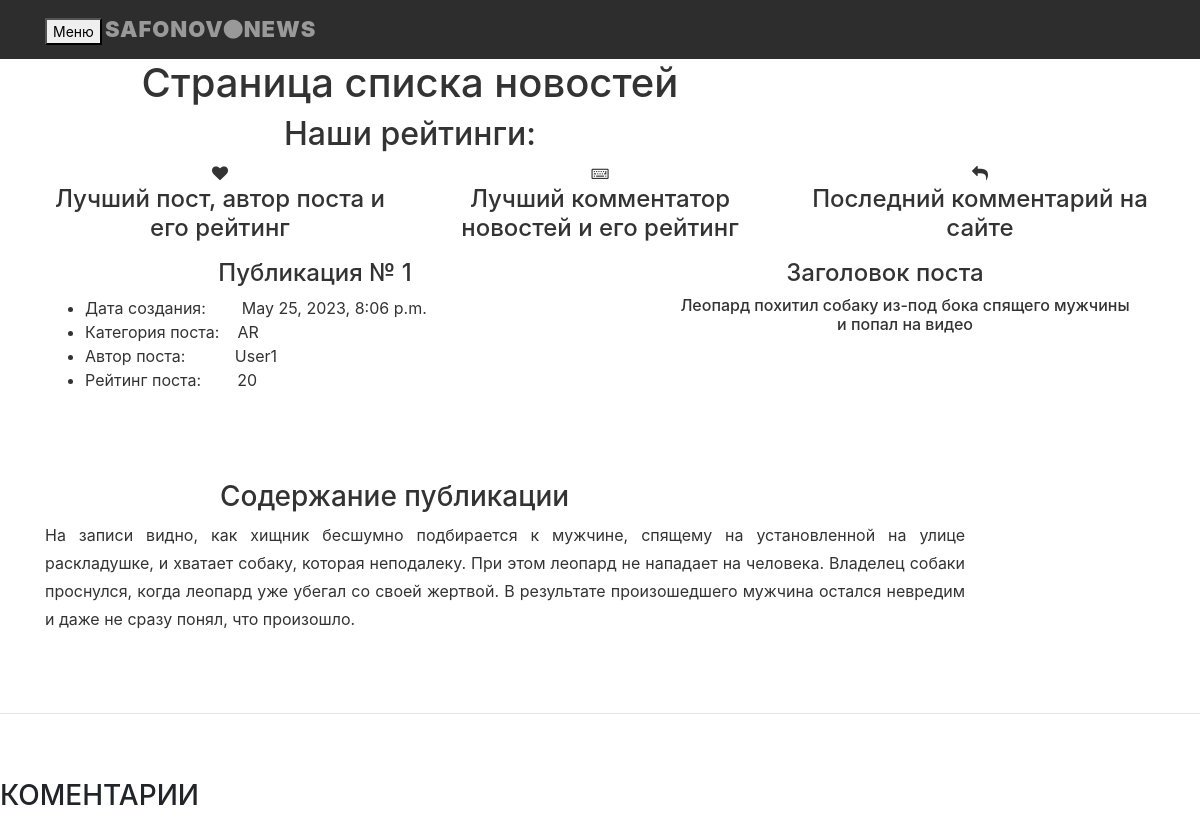
The app's page /post/1/ with its own data.
### news/models.py (models this page shows, shortened)
class Post(models.Model):
    author = models.ForeignKey(Author, on_delete=models.CASCADE)
    categoryType = models.CharField(max_length=20, choices=CATEGORY_CHOISES, default=ARTICLE)
    dataCreations = models.DateTimeField(auto_now_add=True)
    postCategory = models.ManyToManyField(Category, through='PostCategory')
    title = models.CharField(max_length=128)
    text = models.TextField()
    rating = models.SmallIntegerField(default=0)

class Author(models.Model):
    authorUser = models.OneToOneField(User, on_delete=models.CASCADE)
    ratingAuthor = models.SmallIntegerField(default=0)
    def __str__(self):
        return f"{self.authorUser}"

### news/views.py (the view)
# urls.py: path('post/<int:pk>/', PostDetail.as_view()),
class PostDetail(View):
    def get(self, request, pk):
        ps = Post.objects.get(id=pk)
        return render(request, "news/posts.html", {'ps':ps})

### news/templates/news/posts.html (shortened to what this page needs)
{% extends 'news/default.html' %}
{% load static %}
{% block MyCss %}
<link rel="stylesheet" href="{% static 'css/base.css' %}">
<link rel="stylesheet" href="{% static 'css/bootstrap.min.css' %}">
<link rel="stylesheet" href="{% static 'css/font-awesome.min.css' %}">
{% endblock %}
{% block MyContent %}
<div class="navbar navbar-inverse navbar-fixed-top">
    <div class="container">
      <div class="navbar-header">
         <button type="button" class="navbar-toggle" data-toggle="collapse" data-target="#collapseMenu">
          <span class="icon-bar">Меню</span>
        </button>
        <a class="navbar-brand" href="http://127.0.0.1:8000/">SAFONOV<i class="fa fa-circle"></i>NEWS</a>
      </div>
    </div>
</div>
  <div id="headerwrap">
    <div class="container">
      <div class="row centered">
        <div class="col-lg-8 col-lg-offset-2">
          <h1>Страница списка новостей</h1>
          <h2>Наши рейтинги:</h2>
        </div>
      </div>
    </div>
  </div>
  <div class="container w">
    <div class="row centered">
      <div class="col-lg-4">
        <i class="fa fa-heart"></i>
        <h4>Лучший пост, автор поста и его рейтинг</h4>
      </div>
      <div class="col-lg-4">
        <i class="fa fa-keyboard-o" aria-hidden="true"></i>
        <h4>Лучший комментатор новостей и его рейтинг</h4>
      </div>
      <div class="col-lg-4">
        <i class="fa fa-reply" aria-hidden="true"></i>
        <h4>Последний комментарий на сайте</h4>
      </div>
    </div>
  </div>
  <div class="container wb">
    <div class="row centered">
      <br><br>
      <div class="col-lg-6">
        <h4>Публикация № {{ ps.pk }}</h4>
          <ul>
              <li align="left">Дата создания:&nbsp;&nbsp;&nbsp;&nbsp;&nbsp;&nbsp;&nbsp;&nbsp;{{ ps.dataCreations }}</li>
              <li align="left">Категория поста:&nbsp;&nbsp;&nbsp;&nbsp;{{ ps.categoryType }}</li>
              <li align="left">Автор поста:&nbsp;&nbsp;&nbsp;&nbsp;&nbsp;&nbsp;&nbsp;&nbsp;&nbsp;&nbsp;&nbsp;{{ ps.author }}</li>
              <li align="left">Рейтинг поста:&nbsp;&nbsp;&nbsp;&nbsp;&nbsp;&nbsp;&nbsp;&nbsp;{{ ps.rating }}</li>
          </ul>
        <p><br><br></p>
      </div>
      <div class="col-lg-6">
        <h4>Заголовок поста</h4>
          <ul>
              <h6>{{ ps.title }}</h6>
          </ul>
        <p><br><br></p>
      </div>
      <div class="col-lg-2"></div>
      <h3>Содержание публикации</h3>
      <div class="col-lg-10 col-lg-offset-1">
        <p >{{ ps.text }}</p>
      </div>
    </div>
  </div>
<br><br>
<hr />
<br><br>
<div class="col-lg-2"></div>
      <h3>КОМЕНТАРИИ</h3>
{% endblock %}

### static/css/base.css (style rules this page uses)
body { background-color: #f2f2f2; font-family: 'Lato', sans-serif; font-weight: 300; font-size: 16px; color: #555; -webkit-font-smoothing: antialiased; -webkit-overflow-scrolling: touch; margin-top: 70px; }
h1, h2, h3, h4, h5, h6 { font-family: 'Raleway', sans-serif; font-weight: 300; color: #333; }
p { text-align: justify; line-height: 28px; margin-bottom: 25px; }
.centered { text-align: center; }
a { color: #f85c37; }
hr { display: block; height: 5px; border: 0; border-top: 1px solid #ccc; margin: 1em 0; padding: 0; }
.navbar { font-weight: 800; font-size: 14px; padding-top: 15px; padding-bottom: 15px; }
.navbar-inverse { background: #2d2d2d; border-color: #2d2d2d; }
.navbar-inverse .navbar-brand { color: #999; font-weight: bolder; font-size: 22px; letter-spacing: 1px; }
.row { color: #333; }
li { text-align: left; }

### records on screen
Post: pk "1", dataCreations "May 25, 2023, 8:06 p.m.", categoryType "AR", author "User1", rating "20", title "Леопард похитил собаку из-под бока спящего мужчины и попал на видео", text "На записи видно, как хищник бесшумно подбирается к мужчине, спящему на установленной на улице раскладушке, и хватает собаку, которая неподалеку. При этом леопард не нападает на человека. Владелец собаки проснулся, когда леопард уже убегал со своей жертвой. В результате произошедшего мужчина остался невредим и даже не сразу понял, что произошло."
